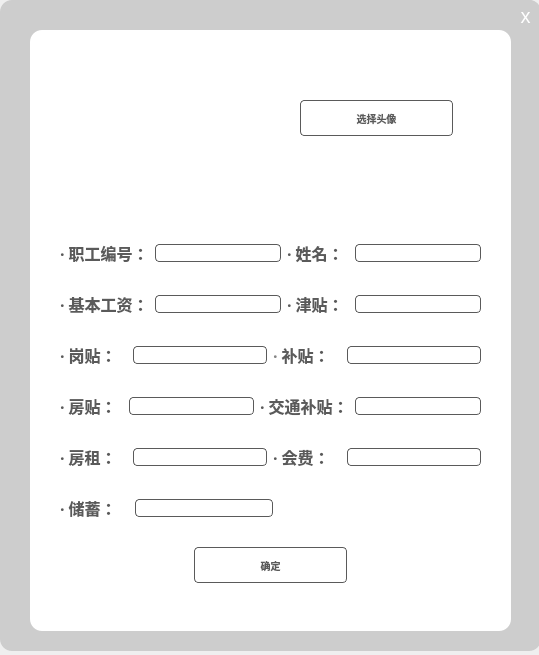
<?xml version="1.0" encoding="UTF-8"?>
<ui version="4.0">
 <class>addEmployeewindow</class>
 <widget class="QDialog" name="addEmployeewindow">
  <property name="geometry">
   <rect>
    <x>0</x>
    <y>0</y>
    <width>539</width>
    <height>655</height>
   </rect>
  </property>
  <property name="windowTitle">
   <string>Dialog</string>
  </property>
  <widget class="QFrame" name="frame">
   <property name="geometry">
    <rect>
     <x>0</x>
     <y>0</y>
     <width>541</width>
     <height>651</height>
    </rect>
   </property>
   <property name="styleSheet">
    <string notr="true">background-color:rgb(205, 205, 205); 
border-radius: 12px;
 </string>
   </property>
   <property name="frameShape">
    <enum>QFrame::StyledPanel</enum>
   </property>
   <property name="frameShadow">
    <enum>QFrame::Raised</enum>
   </property>
   <widget class="QPushButton" name="closeButton">
    <property name="geometry">
     <rect>
      <x>510</x>
      <y>0</y>
      <width>31</width>
      <height>31</height>
     </rect>
    </property>
    <property name="styleSheet">
     <string notr="true">QPushButton {
    background-color:rgb(205, 205, 205);
    color: white;
     border-top-left-radius: 0px;    
    border-top-right-radius: 12px;   
    border-bottom-left-radius: 0px;   
    border-bottom-right-radius: 0px;  
    font-size: 20px;
}
QPushButton:hover {
    background-color:rgb(133, 133, 133);
}</string>
    </property>
    <property name="text">
     <string>x</string>
    </property>
   </widget>
   <widget class="QFrame" name="frame_2">
    <property name="geometry">
     <rect>
      <x>30</x>
      <y>30</y>
      <width>481</width>
      <height>601</height>
     </rect>
    </property>
    <property name="styleSheet">
     <string notr="true">background-color:rgb(255, 255, 255);</string>
    </property>
    <property name="frameShape">
     <enum>QFrame::StyledPanel</enum>
    </property>
    <property name="frameShadow">
     <enum>QFrame::Raised</enum>
    </property>
    <widget class="QWidget" name="verticalLayoutWidget">
     <property name="geometry">
      <rect>
       <x>30</x>
       <y>190</y>
       <width>421</width>
       <height>391</height>
      </rect>
     </property>
     <layout class="QVBoxLayout" name="verticalLayout">
      <item>
       <layout class="QHBoxLayout" name="horizontalLayout" stretch="1,2,1,2">
        <item>
         <widget class="QLabel" name="EmployeeIDlabel">
          <property name="font">
           <font>
            <family>等线</family>
            <bold>true</bold>
           </font>
          </property>
          <property name="text">
           <string>&lt;html&gt;&lt;head/&gt;&lt;body&gt;&lt;p&gt;&lt;span style=&quot; font-size:12pt; color:#5a5a5a;&quot;&gt;· 职工编号：&lt;/span&gt;&lt;/p&gt;&lt;/body&gt;&lt;/html&gt;</string>
          </property>
         </widget>
        </item>
        <item>
         <widget class="QLineEdit" name="EmployeeIDlineEdit">
          <property name="enabled">
           <bool>true</bool>
          </property>
          <property name="styleSheet">
           <string notr="true">border:1px solid rgb(90, 90, 90);
border-radius:4px;
</string>
          </property>
         </widget>
        </item>
        <item>
         <widget class="QLabel" name="Namelabel">
          <property name="font">
           <font>
            <family>等线</family>
            <bold>true</bold>
           </font>
          </property>
          <property name="text">
           <string>&lt;html&gt;&lt;head/&gt;&lt;body&gt;&lt;p&gt;&lt;span style=&quot; font-size:12pt; color:#5a5a5a;&quot;&gt;· 姓名：&lt;/span&gt;&lt;/p&gt;&lt;/body&gt;&lt;/html&gt;</string>
          </property>
         </widget>
        </item>
        <item>
         <widget class="QLineEdit" name="NamelineEdit">
          <property name="styleSheet">
           <string notr="true">border:1px solid rgb(90, 90, 90);
border-radius:4px;
</string>
          </property>
         </widget>
        </item>
       </layout>
      </item>
      <item>
       <layout class="QHBoxLayout" name="horizontalLayout_2" stretch="1,2,1,2">
        <item>
         <widget class="QLabel" name="BaseSalarylabel">
          <property name="font">
           <font>
            <family>等线</family>
            <bold>true</bold>
           </font>
          </property>
          <property name="text">
           <string>&lt;html&gt;&lt;head/&gt;&lt;body&gt;&lt;p&gt;&lt;span style=&quot; font-size:12pt; color:#5a5a5a;&quot;&gt;· 基本工资：&lt;/span&gt;&lt;/p&gt;&lt;/body&gt;&lt;/html&gt;</string>
          </property>
         </widget>
        </item>
        <item>
         <widget class="QLineEdit" name="BaseSalarylineEdit">
          <property name="styleSheet">
           <string notr="true">border:1px solid rgb(90, 90, 90);
border-radius:4px;
</string>
          </property>
         </widget>
        </item>
        <item>
         <widget class="QLabel" name="Allowanceslabel">
          <property name="font">
           <font>
            <family>等线</family>
            <bold>true</bold>
           </font>
          </property>
          <property name="text">
           <string>&lt;html&gt;&lt;head/&gt;&lt;body&gt;&lt;p&gt;&lt;span style=&quot; font-size:12pt; color:#5a5a5a;&quot;&gt;· 津贴：&lt;/span&gt;&lt;/p&gt;&lt;/body&gt;&lt;/html&gt;</string>
          </property>
         </widget>
        </item>
        <item>
         <widget class="QLineEdit" name="AllowanceslineEdit">
          <property name="styleSheet">
           <string notr="true">border:1px solid rgb(90, 90, 90);
border-radius:4px;
</string>
          </property>
         </widget>
        </item>
       </layout>
      </item>
      <item>
       <layout class="QHBoxLayout" name="horizontalLayout_3" stretch="1,2,1,2">
        <item>
         <widget class="QLabel" name="PositionAllowancelabel">
          <property name="font">
           <font>
            <family>等线</family>
            <bold>true</bold>
           </font>
          </property>
          <property name="text">
           <string>&lt;html&gt;&lt;head/&gt;&lt;body&gt;&lt;p&gt;&lt;span style=&quot; font-size:12pt; color:#5a5a5a;&quot;&gt;· 岗贴：  &lt;/span&gt;&lt;/p&gt;&lt;/body&gt;&lt;/html&gt;</string>
          </property>
         </widget>
        </item>
        <item>
         <widget class="QLineEdit" name="PositionAllowancelineEdit">
          <property name="styleSheet">
           <string notr="true">border:1px solid rgb(90, 90, 90);
border-radius:4px;
</string>
          </property>
         </widget>
        </item>
        <item>
         <widget class="QLabel" name="Subsidieslabel">
          <property name="font">
           <font>
            <family>等线</family>
            <bold>true</bold>
           </font>
          </property>
          <property name="text">
           <string>&lt;html&gt;&lt;head/&gt;&lt;body&gt;&lt;p&gt;&lt;span style=&quot; font-size:12pt; color:#858585;&quot;&gt;·&lt;/span&gt;&lt;span style=&quot; font-size:12pt; color:#5a5a5a;&quot;&gt; 补贴：&lt;/span&gt;&lt;/p&gt;&lt;/body&gt;&lt;/html&gt;</string>
          </property>
         </widget>
        </item>
        <item>
         <widget class="QLineEdit" name="SubsidieslineEdit">
          <property name="styleSheet">
           <string notr="true">border:1px solid rgb(90, 90, 90);
border-radius:4px;
</string>
          </property>
         </widget>
        </item>
       </layout>
      </item>
      <item>
       <layout class="QHBoxLayout" name="horizontalLayout_4" stretch="1,2,1,2">
        <item>
         <widget class="QLabel" name="HousingAllowancelabel">
          <property name="font">
           <font>
            <family>等线</family>
            <bold>true</bold>
           </font>
          </property>
          <property name="text">
           <string>&lt;html&gt;&lt;head/&gt;&lt;body&gt;&lt;p&gt;&lt;span style=&quot; font-size:12pt; color:#5a5a5a;&quot;&gt;· 房贴：&lt;/span&gt;&lt;/p&gt;&lt;/body&gt;&lt;/html&gt;</string>
          </property>
         </widget>
        </item>
        <item>
         <widget class="QLineEdit" name="HousingAllowancelineEdit">
          <property name="styleSheet">
           <string notr="true">border:1px solid rgb(90, 90, 90);
border-radius:4px;
</string>
          </property>
         </widget>
        </item>
        <item>
         <widget class="QLabel" name="TransportationAllowancelabel">
          <property name="font">
           <font>
            <family>等线</family>
            <bold>true</bold>
           </font>
          </property>
          <property name="text">
           <string>&lt;html&gt;&lt;head/&gt;&lt;body&gt;&lt;p&gt;&lt;span style=&quot; font-size:12pt; color:#5a5a5a;&quot;&gt;· 交通补贴：&lt;/span&gt;&lt;/p&gt;&lt;/body&gt;&lt;/html&gt;</string>
          </property>
         </widget>
        </item>
        <item>
         <widget class="QLineEdit" name="TransportationAllowancelineEdit">
          <property name="styleSheet">
           <string notr="true">border:1px solid rgb(90, 90, 90);
border-radius:4px;
</string>
          </property>
         </widget>
        </item>
       </layout>
      </item>
      <item>
       <layout class="QHBoxLayout" name="horizontalLayout_7" stretch="1,2,1,2">
        <item>
         <widget class="QLabel" name="Rentlabel">
          <property name="font">
           <font>
            <family>等线</family>
            <bold>true</bold>
           </font>
          </property>
          <property name="text">
           <string>&lt;html&gt;&lt;head/&gt;&lt;body&gt;&lt;p&gt;&lt;span style=&quot; font-size:12pt; color:#5a5a5a;&quot;&gt;· 房租：&lt;/span&gt;&lt;/p&gt;&lt;/body&gt;&lt;/html&gt;</string>
          </property>
         </widget>
        </item>
        <item>
         <widget class="QLineEdit" name="RentlineEdit">
          <property name="styleSheet">
           <string notr="true">border:1px solid rgb(90, 90, 90);
border-radius:4px;
</string>
          </property>
         </widget>
        </item>
        <item>
         <widget class="QLabel" name="MembershipFeeslabel">
          <property name="font">
           <font>
            <family>等线</family>
            <bold>true</bold>
           </font>
          </property>
          <property name="text">
           <string>&lt;html&gt;&lt;head/&gt;&lt;body&gt;&lt;p&gt;&lt;span style=&quot; font-size:12pt; color:#5a5a5a;&quot;&gt;· 会费：&lt;/span&gt;&lt;/p&gt;&lt;/body&gt;&lt;/html&gt;</string>
          </property>
         </widget>
        </item>
        <item>
         <widget class="QLineEdit" name="MembershipFeeslineEdit">
          <property name="styleSheet">
           <string notr="true">border:1px solid rgb(90, 90, 90);
border-radius:4px;
</string>
          </property>
         </widget>
        </item>
       </layout>
      </item>
      <item>
       <layout class="QHBoxLayout" name="horizontalLayout_5" stretch="1,2,3">
        <item>
         <widget class="QLabel" name="Savingslabel">
          <property name="font">
           <font>
            <family>等线</family>
            <bold>true</bold>
           </font>
          </property>
          <property name="text">
           <string>&lt;html&gt;&lt;head/&gt;&lt;body&gt;&lt;p&gt;&lt;span style=&quot; font-size:12pt; color:#5a5a5a;&quot;&gt;· 储蓄：&lt;/span&gt;&lt;/p&gt;&lt;/body&gt;&lt;/html&gt;</string>
          </property>
         </widget>
        </item>
        <item>
         <widget class="QLineEdit" name="SavinglineEdit">
          <property name="styleSheet">
           <string notr="true">border:1px solid rgb(90, 90, 90);
border-radius:4px;
</string>
          </property>
         </widget>
        </item>
        <item>
         <spacer name="horizontalSpacer">
          <property name="orientation">
           <enum>Qt::Horizontal</enum>
          </property>
          <property name="sizeHint" stdset="0">
           <size>
            <width>40</width>
            <height>20</height>
           </size>
          </property>
         </spacer>
        </item>
       </layout>
      </item>
      <item>
       <layout class="QHBoxLayout" name="horizontalLayout_6">
        <item>
         <spacer name="horizontalSpacer_3">
          <property name="orientation">
           <enum>Qt::Horizontal</enum>
          </property>
          <property name="sizeHint" stdset="0">
           <size>
            <width>40</width>
            <height>20</height>
           </size>
          </property>
         </spacer>
        </item>
        <item>
         <widget class="QPushButton" name="confirmButton">
          <property name="sizePolicy">
           <sizepolicy hsizetype="Fixed" vsizetype="Fixed">
            <horstretch>0</horstretch>
            <verstretch>0</verstretch>
           </sizepolicy>
          </property>
          <property name="font">
           <font>
            <family>等线</family>
            <pointsize>-1</pointsize>
            <bold>true</bold>
           </font>
          </property>
          <property name="styleSheet">
           <string notr="true">QPushButton{
height:34;
width:151;
color:rgb(90, 90, 90);
border:1px solid rgb(90, 90, 90);
border-radius:4px;
font-size:10px;
}
QPushButton:hover {
    background-color: rgb(205, 205, 205);
color:rgb(255, 255, 255);
font-size:12px;
}
QPushButton:pressed{
    background-color: rgb(133,133,133);
color:rgb(255, 255, 255);
font-size:10px;
}</string>
          </property>
          <property name="text">
           <string>确定</string>
          </property>
         </widget>
        </item>
        <item>
         <spacer name="horizontalSpacer_4">
          <property name="orientation">
           <enum>Qt::Horizontal</enum>
          </property>
          <property name="sizeHint" stdset="0">
           <size>
            <width>40</width>
            <height>20</height>
           </size>
          </property>
         </spacer>
        </item>
       </layout>
      </item>
     </layout>
    </widget>
    <widget class="QLabel" name="imageLabel">
     <property name="geometry">
      <rect>
       <x>80</x>
       <y>30</y>
       <width>131</width>
       <height>131</height>
      </rect>
     </property>
     <property name="text">
      <string/>
     </property>
     <property name="pixmap">
      <pixmap>icon/default.png</pixmap>
     </property>
    </widget>
    <widget class="QPushButton" name="selectImageBtn">
     <property name="geometry">
      <rect>
       <x>270</x>
       <y>70</y>
       <width>153</width>
       <height>36</height>
      </rect>
     </property>
     <property name="sizePolicy">
      <sizepolicy hsizetype="Fixed" vsizetype="Fixed">
       <horstretch>0</horstretch>
       <verstretch>0</verstretch>
      </sizepolicy>
     </property>
     <property name="font">
      <font>
       <family>等线</family>
       <pointsize>-1</pointsize>
       <bold>true</bold>
      </font>
     </property>
     <property name="styleSheet">
      <string notr="true">QPushButton{
height:34;
width:151;
color:rgb(90, 90, 90);
border:1px solid rgb(90, 90, 90);
border-radius:4px;
font-size:10px;
}
QPushButton:hover {
    background-color: rgb(205, 205, 205);
color:rgb(255, 255, 255);
font-size:12px;
}
QPushButton:pressed{
    background-color: rgb(133,133,133);
color:rgb(255, 255, 255);
font-size:10px;
}</string>
     </property>
     <property name="text">
      <string>选择头像</string>
     </property>
    </widget>
   </widget>
   <zorder>frame_2</zorder>
   <zorder>closeButton</zorder>
  </widget>
 </widget>
 <resources/>
 <connections/>
</ui>
